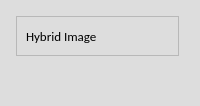
                 <widget class="QGroupBox" name="groupBox_6">
                  <property name="styleSheet">
                   <string notr="true">QGroupBox {
  width: 65vw;
  height: 90vh;
  background-color:#dddddd;
  border-radius: 15px;
  padding: 5px; /* Adjust padding as needed */
  margin-right: 5px;
}

/* You may need to adjust the sub-controls styles based on your specific requirements */
QGroupBox::title {
  subcontrol-origin: margin;
  subcontrol-position: top center;
  padding: 0 3px;
}

QGroupBox::indicator {
  width: 13px;
  height: 13px;
}


</string>
                  </property>
                  <property name="title">
                   <string/>
                  </property>
                  <layout class="QGridLayout" name="gridLayout_61">
                   <item row="0" column="0">
                    <layout class="QVBoxLayout" name="verticalLayout_35">
                     <item>
                      <widget class="QFrame" name="frame_24">
                       <property name="minimumSize">
                        <size>
                         <width>0</width>
                         <height>30</height>
                        </size>
                       </property>
                       <property name="maximumSize">
                        <size>
                         <width>16777215</width>
                         <height>40</height>
                        </size>
                       </property>
                       <property name="frameShape">
                        <enum>QFrame::StyledPanel</enum>
                       </property>
                       <property name="frameShadow">
                        <enum>QFrame::Raised</enum>
                       </property>
                       <layout class="QGridLayout" name="gridLayout_72">
                        <item row="0" column="0">
                         <widget class="QLabel" name="label_23">
                          <property name="minimumSize">
                           <size>
                            <width>0</width>
                            <height>20</height>
                           </size>
                          </property>
                          <property name="font">
                           <font>
                            <family>Calibri</family>
                            <pointsize>10</pointsize>
                           </font>
                          </property>
                          <property name="text">
                           <string>Hybrid Image</string>
                          </property>
                         </widget>
                        </item>
                       </layout>
                      </widget>
                     </item>
                     <item>
                      <layout class="QHBoxLayout" name="horizontalLayout_18">
                       <item>
                        <widget class="QGroupBox" name="groupBox_36">
                         <property name="styleSheet">
                          <string notr="true">QGroupBox {
    border: none; /* or border: 0; */
}

QGroupBox::title {
    subcontrol-origin: margin;
    subcontrol-position: top left;
    padding: 0 5px; /* Optional padding for the title */
}

</string>
                         </property>
                         <property name="title">
                          <string/>
                         </property>
                         <layout class="QGridLayout" name="gridLayout_74">
                          <item row="0" column="1">
                           <widget class="PlotWidget" name="filtered_hybrid_image_3" native="true"/>
                          </item>
                         </layout>
                        </widget>
                       </item>
                      </layout>
                     </item>
                    </layout>
                   </item>
                  </layout>
                 </widget>
